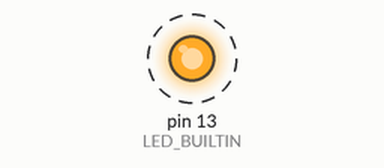
Bench run of a program on a simulated Arduino Uno, built with avr-gcc and run on an emulated ATmega328P. On the bench: output pins drawn as LEDs (lit = HIGH). Dashed ring = blinking.

Above: at 0.2 s.
Timing chart, 0 to 3.0 s (numbered marks = the images above):
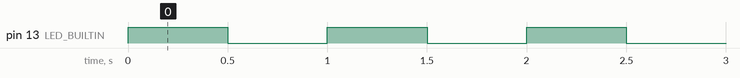

Measured:
- by itself, pin 13 (LED_BUILTIN): alternates HIGH for 0.50 s and LOW for 0.50 s

The program:

main.cpp
```cpp
/*
DIY Radio Controller
By: acremonezi@gmail.com
*/

#include <Arduino.h>
#include <settings.h>
#include <digital_inputs.h>
#include <mems.h>
#include <radio.h>
#include <blink.h>

void setup() {

  pinMode(LED_BUILTIN, OUTPUT);
  Serial.begin(9600);

}

void loop() {

  blink();

}
```

blink.cpp
```cpp
#include <blink.h>

void blink() {

  digitalWrite(LED_BUILTIN, HIGH);
  delay(500);
  digitalWrite(LED_BUILTIN, LOW);
  delay(500);

}
```

blink.h
```cpp
#ifndef BLINK_H
    #define BLINK_H

    #include <Arduino.h>

    void blink();

#endif
```

digital_inputs.h
```cpp
// Define the Digital inputs
// ----------------------------------------------
#define jButton1 0        // Joystick 1 button
#define jButton2 0        // Joystick 2 button
#define jButton3 0        // Joystick 3 button
#define jButton4 0        // Joystick 4 button

#define Toggle1 0         // Toggle switch 1
#define Toggle1 0         // Toggle switch 1
#define Toggle1 0         // Toggle switch 1
#define Toggle1 0         // Toggle switch 1

#define Button1 0         // Button 1
#define Button2 0         // Button 2
#define Button3 0         // Button 3
#define Button4 0         // Button 4
```

mems.cpp
```cpp
// Accelerometer, Gyroscope & Magnetometer:
// ----------------------------------------------
const int MPU = 0x68;     // MPU6050 I2C address

float AccX, AccY, AccZ;
float GyroX, GyroY, GyroZ;
float accAngleX, accAngleY, gyroAngleX, gyroAngleY;
float angleX, angleY;
float AccErrorX, AccErrorY, GyroErrorX, GyroErrorY;
float elapsedTime, currentTime, previousTime;

int c = 0;
```

mems.h
```cpp

```

radio.cpp
```cpp
    #include <RF24.h>           // Radio Communication
    #include <nRF24L01.h>       // Radio Communication

// Radio Communication:
// ----------------------------------------------
RF24 radio(5, 6);                   // nRF24L01 (CE, CSN)
const byte address[6] = "00001";    // Address

// Max size of this struct is 32 bytes - NRF24L01 buffer limit
struct Data_Package {
  // Joystics
  byte j1PotX;
  byte j1PotY;
  byte j1Button;
  byte j2PotX;
  byte j2PotY;
  byte j2Button;
  byte j3PotX;
  byte j3PotY;
  byte j3Button;
  byte j4PotX;
  byte j4PotY;
  byte j5Button;
  // Potenciometer
  byte pot1;
  byte pot2;
  // Toggle Switch
  byte tSwitch1;
  byte tSwitch2;
  byte tSwitch3;
  byte tSwitch4;
  // Button Switch
  byte button1;
  byte button2;
  byte button3;
  byte button4;
};
Data_Package data; //Create a variable with the above structure
```

radio.h
```cpp
#ifndef RADIO_H
    #define RADIO_H


#endif
```

settings.h
```cpp
#include <SPI.h>          // API Communication
#include <Wire.h>         // I2C Communication
```
